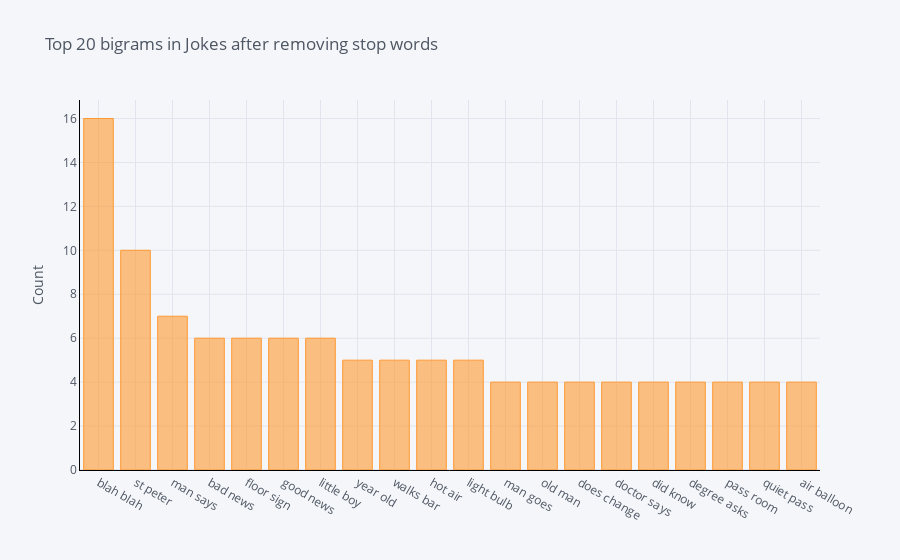

Source (notebook cell):
### Code cell
configure_plotly_browser_state()


def get_top_n_bigram(corpus, n=None):
    vec = CountVectorizer(ngram_range=(2, 2), stop_words='english').fit(corpus)
    bag_of_words = vec.transform(corpus)
    sum_words = bag_of_words.sum(axis=0) 
    words_freq = [(word, sum_words[0, idx]) for word, idx in vec.vocabulary_.items()]
    words_freq =sorted(words_freq, key = lambda x: x[1], reverse=True)
    return words_freq[:n]
common_words = get_top_n_bigram(jokes['jokeText'], 20)
df4 = pd.DataFrame(common_words, columns = ['ReviewText' , 'count'])
df4.groupby('ReviewText').sum()['count'].sort_values(ascending=False).iplot(
    kind='bar', yTitle='Count', linecolor='black', title='Top 20 bigrams in Jokes after removing stop words')

### Figure 1 — Plotly figure (JSON) as saved in the notebook; plotly's stock layout.template omitted (floating-point values rounded to 4 significant figures)
{"data": [{"marker": {"color": "rgba(255, 153, 51, 0.6)", "line": {"color": "rgba(255, 153, 51, 1.0)", "width": 1}}, "name": "count", "orientation": "v", "text": "", "type": "bar", "x": ["blah blah", "st peter", "man says", "bad news", "floor sign", "good news", "little boy", "year old", "walks bar", "hot air", "light bulb", "man goes", "old man", "does change", "doctor says", "did know", "degree asks", "pass room", "quiet pass", "air balloon"], "y": [16, 10, 7, 6, 6, 6, 6, 5, 5, 5, 5, 4, 4, 4, 4, 4, 4, 4, 4, 4]}], "layout": {"legend": {"bgcolor": "#F5F6F9", "font": {"color": "#4D5663"}}, "paper_bgcolor": "#F5F6F9", "plot_bgcolor": "#F5F6F9", "title": {"font": {"color": "#4D5663"}, "text": "Top 20 bigrams in Jokes after removing stop words"}, "xaxis": {"gridcolor": "#E1E5ED", "linecolor": "black", "showgrid": true, "tickfont": {"color": "#4D5663"}, "title": {"font": {"color": "#4D5663"}, "text": ""}, "zerolinecolor": "#E1E5ED"}, "yaxis": {"gridcolor": "#E1E5ED", "linecolor": "black", "showgrid": true, "tickfont": {"color": "#4D5663"}, "title": {"font": {"color": "#4D5663"}, "text": "Count"}, "zerolinecolor": "#E1E5ED"}}}
